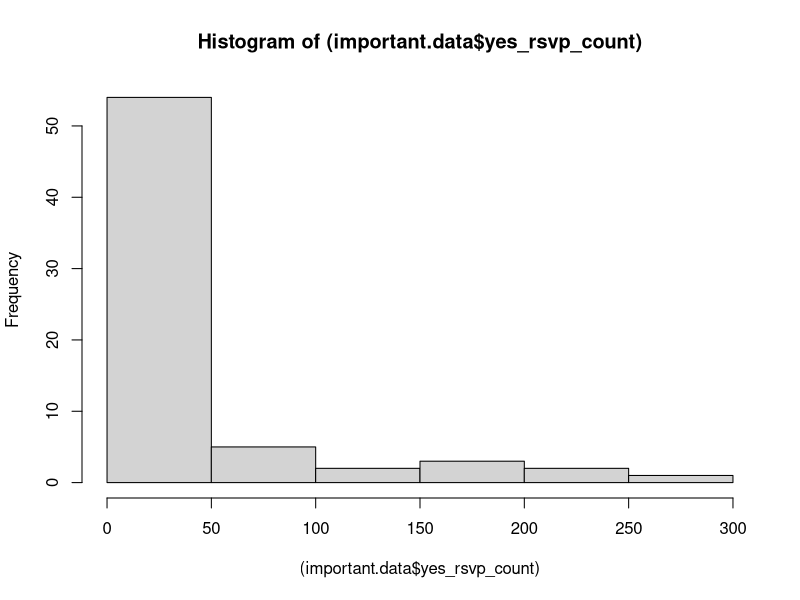
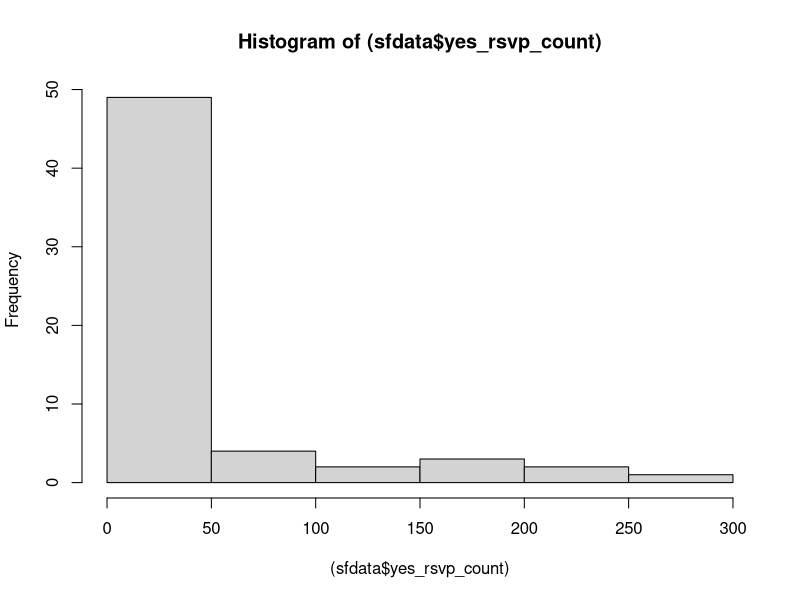
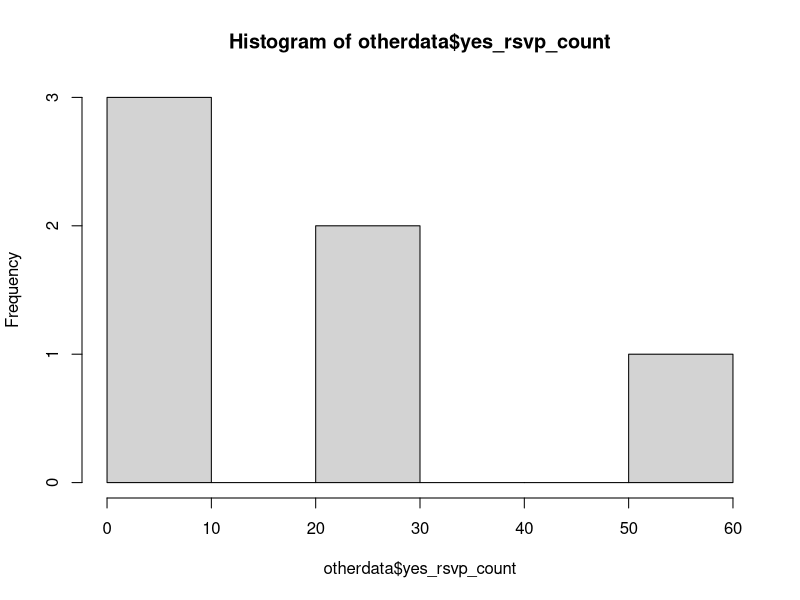

Recreate these plots in R, in order.
## ---- chunk 1
raw.data = read.csv("data/meetup.events.bigdatadevelopers.csv")
column.names = colnames(raw.data)
print(column.names)
relevant.columns = c("name", "group.localized_location", "waitlist_count", "time", "yes_rsvp_count", "rsvp_limit", "venue.city", "venue.state")
## ---- chunk 2
important.data = raw.data[,relevant.columns]
print((important.data['yes_rsvp_count']))
## ---- chunk 3
hist((important.data$yes_rsvp_count))
## ---- chunk 4
sfdata = subset(important.data, group.localized_location == "San Francisco, CA")
otherdata = subset(important.data, group.localized_location != "San Francisco, CA")
## ---- chunk 5
hist((sfdata$yes_rsvp_count))
hist(otherdata$yes_rsvp_count)
